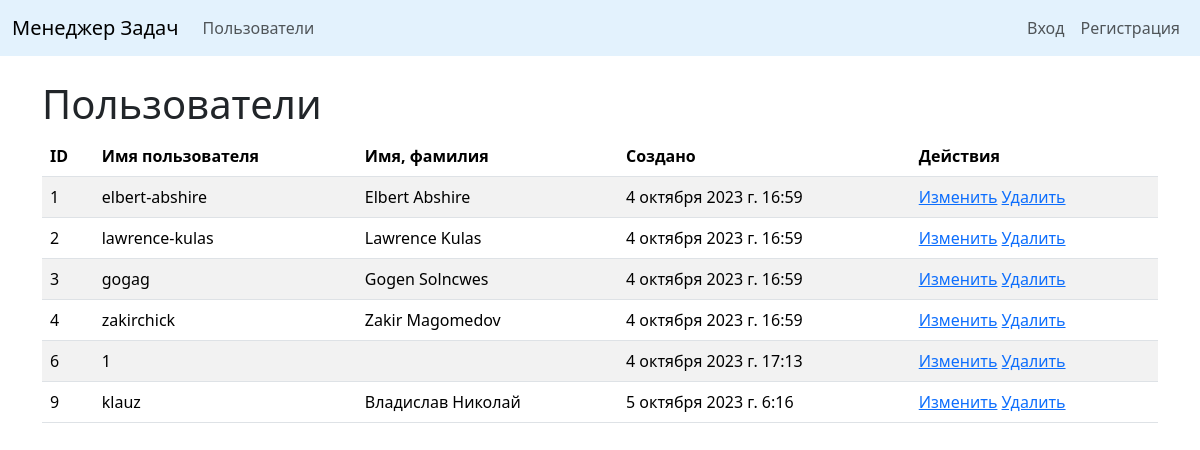
/users/, run on the app's committed database.
### task_manager/users/models.py (models this page shows)
class User(AbstractUser):
    def __str__(self):
        return f'{self.first_name} {self.last_name}'

### task_manager/users/views.py (the view)
# urls.py: path('', UserListView.as_view(), name="users_list"),
class UserListView(ListView):
    model = User
    template_name = 'users/users.html'
    context_object_name = 'users'

### task_manager/templates/users/users.html
{% extends 'for_import/base.html' %}
{% load i18n %}
{% block content %}
<div class="container mt-4">
    <h1>{% translate "Users" %}</h1>
    {% if users %}
    <table class="table table-striped">
        <thead>
            <tr>
                <th>ID</th>
                <th>{% translate "Username" %}</th>
                <th>{% translate "Full name" %}</th>
                <th>{% translate "Created" %}</th>
                <th>{% translate "Operation" %}</th>
            </tr>
        </thead>
        {% for person in users %}
        <tr>
            <td>{{person.id}}</td>
            <td>{{person.username}}</td>
            <td>{{person.first_name}} {{person.last_name}}</td>
            <td>{{person.date_joined}}</td>
            <td>
                <a href="{% url 'update_user' person.id %}">{% translate "Edit" %}</a>
                <a href="{% url 'delete_user' person.id %}">{% translate "Delete" %}</a>
            </td>
        </tr>
        {% endfor %}
    </table>
    {% else %}
        <h1>{% translate "No users" %}</h1>
    {% endif %}
</div>
{% endblock %}

### data on the page
User: id "1", username "elbert-abshire", first_name "Elbert", last_name "Abshire", date_joined "4 октября 2023 г. 16:59"
User: id "2", username "lawrence-kulas", first_name "Lawrence", last_name "Kulas", date_joined "4 октября 2023 г. 16:59"
User: id "3", username "gogag", first_name "Gogen", last_name "Solncwes", date_joined "4 октября 2023 г. 16:59"
User: id "4", username "zakirchick", first_name "Zakir", last_name "Magomedov", date_joined "4 октября 2023 г. 16:59"
User: id "6", username "1", date_joined "4 октября 2023 г. 17:13"
User: id "9", username "klauz", first_name "Владислав", last_name "Николай", date_joined "5 октября 2023 г. 6:16"
